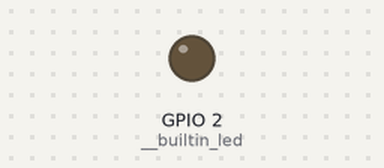
This program was run on a simulated ESP8266 board running MicroPython. On the bench: output pins drawn as LEDs (lit = HIGH, except the on-board LED, lit = LOW).

Above: at 5.9 s.
Timing chart, 0 to 14.3 s (numbered marks = the images above):
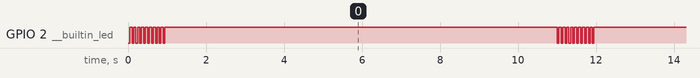

Measured:
- by itself, GPIO 2 (__builtin_led): repeats every 11.0 s: 8 × (LOW 0.04 s, HIGH 0.06 s), LOW 0.04 s, HIGH 10.1 s, LOW 0.04 s, HIGH 0.06 s
- by itself, everything shown: repeats every 11.0 s, in 20 steps

The program:

main.py
```python
import machine
import time
import ujson
from i2c import I2CBus
from server import HTTPServer
from tmp102 import TMP102
from wlan import MyWLAN


rtc = machine.RTC()
rtc.datetime((2019, 8, 30, 2, 7, 33, 0, 0))

wlan = MyWLAN()
i2c = I2CBus()
tmp = TMP102(i2c)
http = HTTPServer()

__ts1970_2000 = 946684800


def temperature():
    t = tmp.read_temperature()
    return ujson.dumps({"t": t, "ts": time.time() + __ts1970_2000})


while True:
    wlan.connect()
    while wlan.is_connected():
        print(temperature())
        time.sleep(1)
    time.sleep(10)
```

i2c.py
```python
from machine import Pin, I2C


class I2CBus:
    def __init__(self, freq=100000):
        self.__i2c = I2C(scl=Pin(5), sda=Pin(4), freq=freq)

    def write(self, address, data):
        _d = "".join([chr(_byte) for _byte in data])
        self.__i2c.writeto(address, _d)

    def read(self, address, count):
        return self.__i2c.readfrom(address, count)

    def scan(self):
        return self.__i2c.scan()
```

server.py
```python
import socket


class HTTPServer:
    def __init__(self):
        self.__address = socket.getaddrinfo('0.0.0.0', 80)[0][-1]
        self.__socket = socket.socket()
        self.__socket.bind(self.__address)
        self.__socket.listen(1)

    def handle(self, callback):
        client, address = self.__socket.accept()
        # stream = client.makefile('rwb', 0)
        response = callback()
        client.send(response)
        client.close()
```

tmp102.py
```python
class TMP102:
    def __init__(self, i2c_bus, address=0x48):
        self.__i2c = i2c_bus
        self.__address = address
        self.__i2c.write(self.__address, [1, 0x60, 0xa0])  # set 12bit resolution
        self.__i2c.write(self.__address, [0])  # set 12bit resolution

    def read_temperature(self):
        data = self.__i2c.read(self.__address, 2)
        temp = data[0]
        i = 1
        mask = 128
        fraction = data[1]
        while i < 5:
            temp += ((fraction & mask) >> (8 - i)) * 2 ** -i
            mask = mask >> 1
            i += 1
        return temp
```

wlan.py
```python
import network
import time
from machine import Pin
#from m_wifi import get_wifi_creds


class MyWLAN:
    def __init__(self):
        self.__wlan = network.WLAN(network.STA_IF)
        self.__wlan.active(True)
        self.__builtin_led = Pin(2, Pin.OUT)

    def connect(self, ssid=None, key=""):
        if ssid:
            self.__wlan.connect(ssid, key)
        else:
            pass
            #self.__wlan.connect(*get_wifi_creds())
        self.__blink_led(10, 40, 60)

    def is_connected(self):
        return self.__wlan.isconnected()

    def disconnect(self):
        self.__wlan.disconnect()
        self.__blink_led(20, 20, 40)

    def __blink_led(self, count, l, h):
        for i in range(count):
            self.__builtin_led.off()
            time.sleep_ms(l)
            self.__builtin_led.on()
            time.sleep_ms(h)
```
